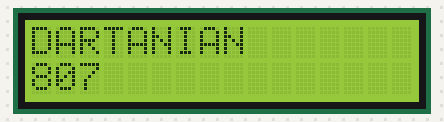
Bench run of a sketch on a simulated Arduino Uno, built with avr-gcc and run on an emulated ATmega328P. On the bench: 16×2 character LCD. Random numbers use the default seed unless the sketch sets one.

Above: at 0.21 s.
At 5.01 s:
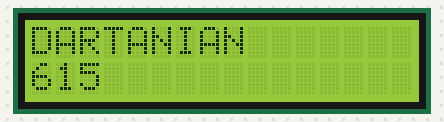
At 9.82 s:
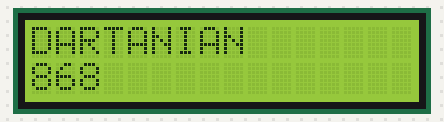
At 19.73 s:
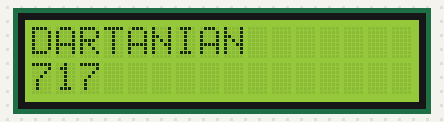
At 29.65 s:
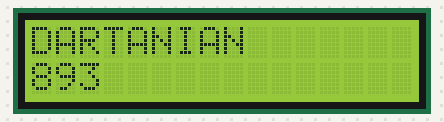
At 39.56 s:
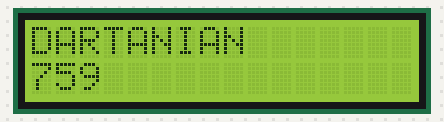

The sketch:

LCD.ino
```cpp
// include the library code:
#include <LiquidCrystal.h>

// initialize the library by associating any needed LCD interface pin
// with the arduino pin number it is connected to
const int rs = 12, en = 11, d4 = 5, d5 = 4, d6 = 3, d7 = 2;
LiquidCrystal lcd(rs, en, d4, d5, d6, d7);

void setup() {
  // set up the LCD's number of columns and rows:
  lcd.begin(16, 2);
  // Print a message to the LCD.
  lcd.print("DARTANIAN");
}

void loop() {
  // set the cursor to column 0, line 1
  // (note: line 1 is the second row, since counting begins with 0):
  lcd.setCursor(0, 1);
  // print the number of seconds since reset:
  lcd.print(random(1000));
}
```
